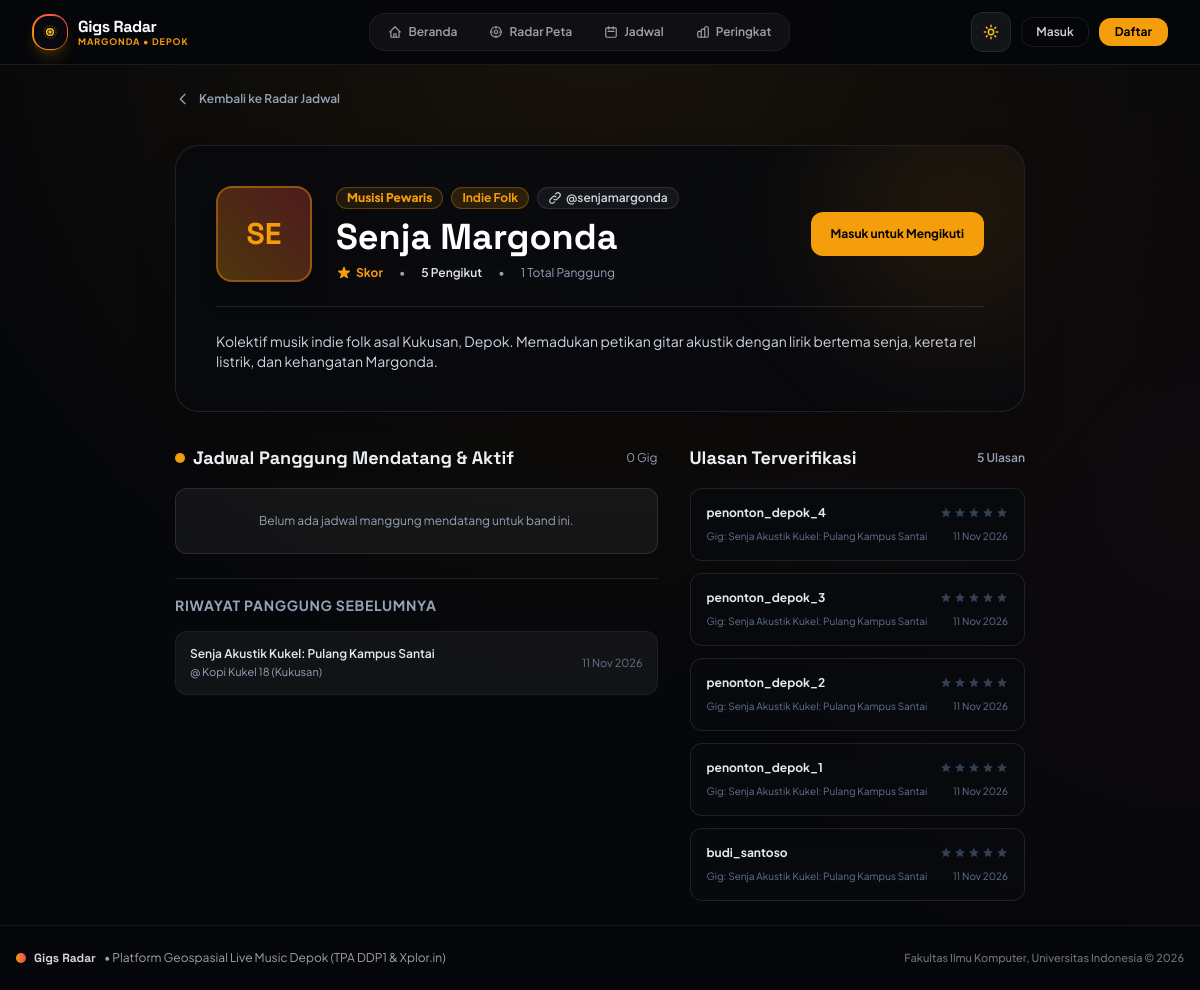
The app's page /band/senja-margonda/ with its own data.
### apps/accounts/models.py (models this page shows, shortened)
class BandProfile(models.Model):
    TIPE_MUSISI_CHOICES = [
        ('PERINTIS', 'Musisi Perintis (Rising / Indie Underground)'),
        ('PEWARIS', 'Musisi Pewaris (Heritage / Resident / Panggung Legenda)'),
    ]
    user = models.OneToOneField(User, on_delete=models.CASCADE, related_name='band_profile')
    nama_band = models.CharField(max_length=100, verbose_name="Nama Band")
    slug = models.SlugField(max_length=120, unique=True, blank=True)
    tipe_musisi = models.CharField(
        max_length=20,
        choices=TIPE_MUSISI_CHOICES,
        default='PERINTIS',
        verbose_name="Kategori Musisi"
    )
    genre = models.CharField(max_length=50, default="Indie", verbose_name="Genre Musik")
    deskripsi = models.TextField(blank=True, verbose_name="Deskripsi / Biografi")
    kontak_ig = models.CharField(max_length=100, blank=True, verbose_name="Akun Instagram")
    foto = models.ImageField(upload_to='bands/', blank=True, null=True, verbose_name="Foto Panggung")
    created_at = models.DateTimeField(auto_now_add=True)
    class Meta:
        verbose_name = "Profil Band"
        verbose_name_plural = "Daftar Profil Band"
        ordering = ['nama_band']
    @property
    def is_pewaris(self) -> bool:
        return self.tipe_musisi == 'PEWARIS'
    @property
    def label_tipe(self) -> str:
        return "Musisi Pewaris" if self.is_pewaris else "Musisi Perintis"
    @property
    def badge_css(self) -> str:
        if self.is_pewaris:
            return "bg-amber-500/10 text-amber-500 border-amber-500/30"
        return "bg-cyan-500/10 text-cyan-400 border-cyan-500/30"

### apps/venues_gigs/models.py (models this page shows, shortened)
class Gig(models.Model):
    STATUS_CHOICES = [
        ('TERJADWAL', 'Terjadwal'),
        ('LIVE', 'Sedang Live'),
        ('SELESAI', 'Selesai'),
        ('BATAL', 'Dibatalkan'),
    ]
    band = models.ForeignKey('accounts.BandProfile', on_delete=models.CASCADE, related_name='gigs', verbose_name="Band Musisi")
    venue = models.ForeignKey(Venue, on_delete=models.PROTECT, related_name='gigs', verbose_name="Lokasi Venue")
    judul_acara = models.CharField(max_length=200, verbose_name="Judul Penampilan")
    mulai = models.DateTimeField(db_index=True, verbose_name="Waktu Mulai")
    selesai = models.DateTimeField(db_index=True, verbose_name="Waktu Selesai")
    status = models.CharField(max_length=20, choices=STATUS_CHOICES, default='TERJADWAL', db_index=True)
    live_sejak = models.DateTimeField(null=True, blank=True, verbose_name="Waktu Go Live Aktif")
    sudah_diperpanjang = models.BooleanField(default=False, verbose_name="Pernah Diperpanjang +30 Menit")
    created_at = models.DateTimeField(auto_now_add=True)
    class Meta:
        verbose_name = "Jadwal Gig"
        verbose_name_plural = "Daftar Jadwal Gig"
        ordering = ['mulai']
        indexes = [
            models.Index(fields=['status', 'mulai']),
            models.Index(fields=['mulai', 'selesai']),
        ]

class Venue(models.Model):
    nama = models.CharField(max_length=150, verbose_name="Nama Tempat / Kafe")
    alamat = models.TextField(verbose_name="Alamat Lengkap")
    latitude = models.FloatField(db_index=True, verbose_name="Lintang (Latitude)")
    longitude = models.FloatField(db_index=True, verbose_name="Bujur (Longitude)")
    kontak = models.CharField(max_length=100, blank=True, verbose_name="Kontak Pengelola")
    dibuat_oleh = models.ForeignKey(User, on_delete=models.SET_NULL, null=True, blank=True, related_name='venues_dibuat')
    created_at = models.DateTimeField(auto_now_add=True)
    class Meta:
        verbose_name = "Venue Panggung"
        verbose_name_plural = "Daftar Venue"
        ordering = ['nama']
        indexes = [
            models.Index(fields=['latitude', 'longitude']),
        ]

### apps/interactions/models.py (models this page shows, shortened)
class Rating(models.Model):
    pengunjung = models.ForeignKey(User, on_delete=models.CASCADE, related_name='ratings', verbose_name="Penonton")
    band = models.ForeignKey('accounts.BandProfile', on_delete=models.CASCADE, related_name='ratings', verbose_name="Band")
    gig = models.ForeignKey('venues_gigs.Gig', on_delete=models.CASCADE, related_name='ratings', verbose_name="Gig Panggung")
    checkin = models.OneToOneField(Checkin, on_delete=models.CASCADE, related_name='rating', null=True, blank=True)
    nilai_bintang = models.PositiveSmallIntegerField(
        validators=[MinValueValidator(1), MaxValueValidator(5)],
        verbose_name="Skor Bintang (1–5)"
    )
    ulasan = models.TextField(max_length=500, blank=True, verbose_name="Ulasan Penonton")
    created_at = models.DateTimeField(auto_now_add=True)
    class Meta:
        verbose_name = "Rating & Ulasan Panggung"
        verbose_name_plural = "Daftar Rating & Ulasan"
        ordering = ['-created_at']
        constraints = [
            models.UniqueConstraint(fields=['pengunjung', 'gig'], name='unique_pengunjung_gig_rating')
        ]

### apps/accounts/views.py (the view)
# urls.py: path('band/<slug:slug>/', views.band_detail_view, name='band_detail'),
def band_detail_view(request, slug):
    band = get_object_or_404(BandProfile.objects.select_related('user'), slug=slug)
    gigs_mendatang = band.gigs.filter(status__in=['TERJADWAL', 'LIVE']).select_related('venue').order_by('mulai')
    gigs_selesai = band.gigs.filter(status='SELESAI').select_related('venue').order_by('-selesai')[:5]
    is_following = False
    if request.user.is_authenticated:
        is_following = request.user.following.filter(band=band).exists()
    ratings = band.ratings.select_related('pengunjung', 'gig').order_by('-created_at')[:10]
    context = {
        'band': band,
        'gigs_mendatang': gigs_mendatang,
        'gigs_selesai': gigs_selesai,
        'is_following': is_following,
        'ratings': ratings,
    }
    return render(request, 'accounts/band_detail.html', context)

### templates/accounts/band_detail.html (shortened to what this page needs)
{% extends "base.html" %}
{% block content %}
<div class="max-w-5xl mx-auto px-4 sm:px-6 lg:px-8 py-6 space-y-6 sm:space-y-8">
    <a href="{% url 'jadwal_list' %}" class="inline-flex items-center gap-2 text-xs font-semibold text-slate-400 hover:text-stage-gold transition-colors">
        <svg class="w-4 h-4" fill="none" stroke="currentColor" viewBox="0 0 24 24"><path stroke-linecap="round" stroke-linejoin="round" stroke-width="2" d="M15 19l-7-7 7-7"/></svg>
        Kembali ke Radar Jadwal
    </a>
    <div class="glass-panel p-5 sm:p-7 md:p-10 rounded-3xl border border-white/10 relative overflow-hidden shadow-2xl">
        <div class="flex flex-col md:flex-row md:items-center justify-between gap-6 relative z-10">
            <div class="flex flex-col sm:flex-row sm:items-center gap-4 sm:gap-6">
                {% if band.foto %}
                <img src="{{ band.foto.url }}" alt="{{ band.nama_band }}" class="w-20 h-20 sm:w-24 sm:h-24 rounded-2xl object-cover border-2 border-stage-gold/40 shadow-xl flex-shrink-0">
                {% else %}
                <div class="w-20 h-20 sm:w-24 sm:h-24 rounded-2xl bg-gradient-to-tr from-stage-gold/30 to-stage-crimson/30 border-2 border-stage-gold/40 flex items-center justify-center font-display font-extrabold text-2xl sm:text-3xl text-stage-gold shadow-xl flex-shrink-0">
                    {{ band.nama_band|slice:":2"|upper }}
                </div>
                {% endif %}
                <div class="space-y-2">
                    <div class="flex flex-wrap items-center gap-2">
                        <span class="px-2.5 py-0.5 rounded-full text-xs font-extrabold border {{ band.badge_css }}">
                            {{ band.label_tipe }}
                        </span>
                        <span class="px-2.5 py-0.5 rounded-full text-xs font-bold bg-stage-gold/15 text-stage-gold border border-stage-gold/30">
                            {{ band.genre }}
                        </span>
                        {% if band.kontak_ig %}
                        <a href="https://instagram.com/{{ band.kontak_ig }}" target="_blank" rel="noopener noreferrer" class="px-2.5 py-0.5 rounded-full text-xs font-semibold bg-white/5 hover:bg-white/10 text-slate-300 border border-white/10 flex items-center gap-1 transition-colors">
                            <svg class="w-3.5 h-3.5" fill="none" stroke="currentColor" viewBox="0 0 24 24"><path stroke-linecap="round" stroke-linejoin="round" stroke-width="2" d="M13.828 10.172a4 4 0 00-5.656 0l-4 4a4 4 0 105.656 5.656l1.102-1.101m-.758-4.899a4 4 0 005.656 0l4-4a4 4 0 00-5.656-5.656l-1.1 1.1"/></svg>
                            @{{ band.kontak_ig }}
                        </a>
                        {% endif %}
                    </div>
                    <h1 class="text-2xl sm:text-3xl md:text-4xl font-extrabold font-display text-slate-900 dark:text-white">
                        {{ band.nama_band }}
                    </h1>
                    <div class="flex flex-wrap items-center gap-2 sm:gap-4 text-xs text-slate-400">
                        <span class="flex items-center gap-1 text-stage-gold font-bold">
                            Skor {{ band.skor_popularitas|floatformat:2 }}
                        </span>
                        <span>•</span>
                        <span id="followers-count-display" class="font-semibold text-slate-200">
                            {{ band.followers.count }} Pengikut
                        </span>
                        <span>•</span>
                        <span>{{ band.gigs.count }} Total Panggung</span>
                    </div>
                </div>
            </div>
            <div class="flex items-center w-full sm:w-auto">
                {% if user.is_authenticated and user.id == band.user_id %}
                <a href="{% url 'profil_band' %}" class="btn-stage w-full sm:w-auto min-h-[44px] px-4 py-2.5 rounded-xl text-xs font-bold flex items-center justify-center gap-2">
                    <svg class="w-4 h-4" fill="none" stroke="currentColor" viewBox="0 0 24 24"><path stroke-linecap="round" stroke-linejoin="round" stroke-width="2" d="M15.232 5.232l3.536 3.536m-2.036-5.036a2.5 2.5 0 113.536 3.536L6.5 21.036H3v-3.572L16.732 3.732z"/></svg>
                    Edit Profil Musisi
                </a>
                {% else %}
                <a href="{% url 'masuk' %}?next={{ request.path }}" class="btn-stage w-full sm:w-auto min-h-[44px] px-5 py-2.5 rounded-xl text-xs font-bold flex items-center justify-center">
                    Masuk untuk Mengikuti
                </a>
                {% endif %}
            </div>
        </div>
        {% if band.deskripsi %}
        <div class="mt-6 pt-6 border-t border-white/10 text-xs md:text-sm text-slate-300 leading-relaxed max-w-3xl">
            {{ band.deskripsi }}
        </div>
        {% endif %}
    </div>
    <div class="grid grid-cols-1 lg:grid-cols-12 gap-8">
        <div class="lg:col-span-7 space-y-6">
            <div class="space-y-4">
                <div class="flex items-center justify-between">
                    <h2 class="text-lg font-bold font-display text-slate-100 flex items-center gap-2">
                        <span class="w-2.5 h-2.5 rounded-full bg-stage-gold"></span>
                        Jadwal Panggung Mendatang & Aktif
                    </h2>
                    <span class="text-xs text-slate-400">{{ gigs_mendatang.count }} Gig</span>
                </div>
                <div class="space-y-3">
                    {% for g in gigs_mendatang %}
                    <a href="{% url 'gig_detail' g.id %}" class="block p-4 rounded-xl glass-panel border border-white/10 hover:border-stage-gold/50 transition-all group">
                        <div class="flex items-start justify-between">
                            <div class="space-y-1">
                                <div class="flex items-center gap-2">
                                    <h3 class="text-sm font-bold text-slate-100 group-hover:text-stage-gold transition-colors">{{ g.judul_acara }}</h3>
                                    {% if g.sedang_live %}
                                    <span class="px-2 py-0.5 rounded-full text-[10px] font-extrabold bg-stage-crimson/20 border border-stage-crimson text-stage-crimson animate-pulse">LIVE</span>
                                    {% endif %}
                                </div>
                                <div class="text-xs text-slate-400 flex items-center gap-1.5">
                                    <svg class="w-3.5 h-3.5 text-stage-gold" fill="none" stroke="currentColor" viewBox="0 0 24 24"><path stroke-linecap="round" stroke-linejoin="round" stroke-width="2" d="M17.657 16.657L13.414 20.9a1.998 1.998 0 01-2.827 0l-4.244-4.243a8 8 0 1111.314 0z"/></svg>
                                    {{ g.venue.nama }}
                                </div>
                            </div>
                            <div class="text-right text-xs">
                                <span class="font-bold text-slate-200 block">{{ g.mulai|date:"d M Y" }}</span>
                                <span class="text-slate-400 text-[11px]">{{ g.mulai|date:"H:i" }} WIB</span>
                            </div>
                        </div>
                    </a>
                    {% empty %}
                    <div class="p-6 rounded-xl bg-white/5 border border-white/10 text-center text-xs text-slate-400">
                        Belum ada jadwal manggung mendatang untuk band ini.
                    </div>
                    {% endfor %}
                </div>
            </div>
            {% if gigs_selesai %}
            <div class="space-y-4 pt-4 border-t border-white/10">
                <h3 class="text-sm font-bold uppercase tracking-wider text-slate-400">Riwayat Panggung Sebelumnya</h3>
                <div class="space-y-2">
                    {% for g in gigs_selesai %}
                    <div class="p-3.5 rounded-xl bg-white/5 border border-white/5 flex items-center justify-between text-xs">
                        <div class="space-y-0.5">
                            <a href="{% url 'gig_detail' g.id %}" class="font-semibold text-slate-200 hover:text-stage-gold transition-colors">{{ g.judul_acara }}</a>
                            <span class="text-[11px] text-slate-400 block">@ {{ g.venue.nama }}</span>
                        </div>
                        <span class="text-slate-500 text-[11px]">{{ g.selesai|date:"d M Y" }}</span>
                    </div>
                    {% endfor %}
                </div>
            </div>
            {% endif %}
        </div>
        <div class="lg:col-span-5 space-y-4">
            <div class="flex items-center justify-between">
                <h2 class="text-lg font-bold font-display text-slate-100">Ulasan Terverifikasi</h2>
                <span class="text-xs text-slate-400 font-semibold">{{ ratings.count }} Ulasan</span>
            </div>
            <div class="space-y-3">
                {% for r in ratings %}
                <div class="p-4 rounded-xl glass-panel border border-white/10 space-y-2">
                    <div class="flex items-center justify-between">
                        <div class="text-xs font-bold text-slate-200">{{ r.pengunjung.username }}</div>
                        <div class="flex items-center gap-0.5 text-stage-gold">
                            {% for i in "12345" %}
                            <svg class="w-3 h-3 {% if forloop.counter <= r.skor %}fill-current{% else %}text-slate-700 fill-current{% endif %}" viewBox="0 0 20 20"><path d="M9.049 2.927c.3-.921 1.603-.921 1.902 0l1.07 3.292a1 1 0 00.95.69h3.462c.969 0 1.371 1.24.588 1.81l-2.8 2.034a1 1 0 00-.364 1.118l1.07 3.292c.3.921-.755 1.688-1.54 1.118l-2.8-2.034a1 1 0 00-1.175 0l-2.8 2.034c-.784.57-1.838-.197-1.539-1.118l1.07-3.292a1 1 0 00-.364-1.118L2.98 8.72c-.783-.57-.38-1.81.588-1.81h3.461a1 1 0 00.951-.69l1.07-3.292z"/></svg>
                            {% endfor %}
                        </div>
                    </div>
                    <div class="text-[10px] text-slate-500 flex items-center justify-between">
                        <span>Gig: {{ r.gig.judul_acara }}</span>
                        <span>{{ r.created_at|date:"d M Y" }}</span>
                    </div>
                </div>
                {% empty %}
                <div class="p-6 rounded-xl bg-white/5 border border-white/10 text-center text-xs text-slate-400">
                    Belum ada ulasan yang masuk untuk band ini.
                </div>
                {% endfor %}
            </div>
        </div>
    </div>
</div>
{% endblock %}

### records on screen
BandProfile: nama_band "SE", label_tipe "Musisi Pewaris", genre "Indie Folk", kontak_ig "senjamargonda", nama_band "Senja Margonda", followers.count "5", gigs.count "1", deskripsi "Kolektif musik indie folk asal Kukusan, Depok. Memadukan petikan gitar akustik dengan lirik bertema senja, kereta rel listrik, dan kehangatan Margonda."
Gig: judul_acara "Senja Akustik Kukel: Pulang Kampus Santai", venue.nama "Kopi Kukel 18 (Kukusan)", selesai "11 Nov 2026"
Rating: pengunjung.username "penonton_depok_4", gig.judul_acara "Senja Akustik Kukel: Pulang Kampus Santai", created_at "11 Nov 2026"
Rating: pengunjung.username "penonton_depok_3", gig.judul_acara "Senja Akustik Kukel: Pulang Kampus Santai", created_at "11 Nov 2026"
Rating: pengunjung.username "penonton_depok_2", gig.judul_acara "Senja Akustik Kukel: Pulang Kampus Santai", created_at "11 Nov 2026"
Rating: pengunjung.username "penonton_depok_1", gig.judul_acara "Senja Akustik Kukel: Pulang Kampus Santai", created_at "11 Nov 2026"
Rating: pengunjung.username "budi_santoso", gig.judul_acara "Senja Akustik Kukel: Pulang Kampus Santai", created_at "11 Nov 2026"

### other values on screen
{{ gigs_mendatang.count }} "0"
{{ ratings.count }} "5"
